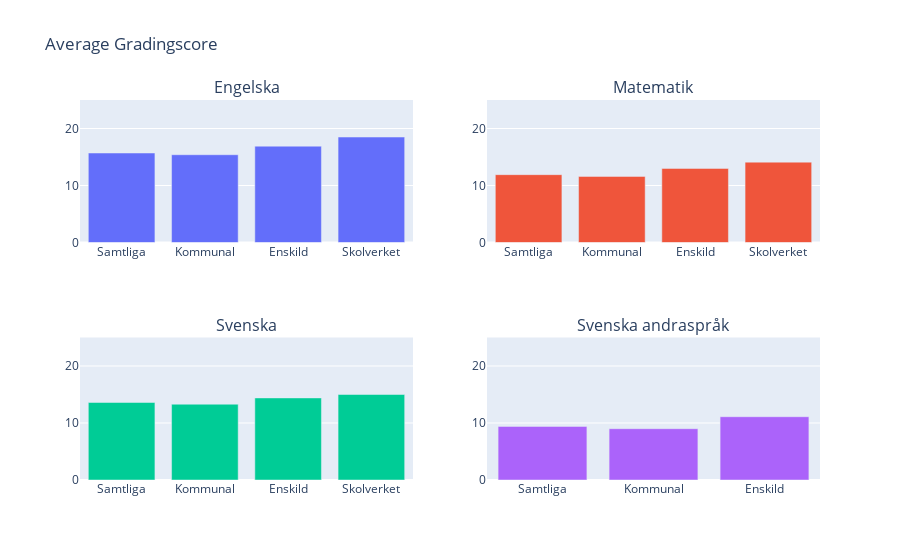

The notebook cell this image was saved under:
### Code cell
import plotly.graph_objs as go
from plotly.subplots import make_subplots
import pandas as pd


fig = make_subplots(rows=2, cols=2, subplot_titles=(
    "Engelska", "Matematik", "Svenska", "Svenska andraspråk"))


fig.add_trace(
    go.Bar(x=dfR1_eng["Huvudman"],
           y=dfR1_eng["Totalt (Poäng)"], name="Engelska"),
    row=1, col=1
)

fig.add_trace(
    go.Bar(x=dfR1_mat["Huvudman"],
           y=dfR1_mat["Totalt (Poäng)"], name="Matematik"),
    row=1, col=2
)

fig.add_trace(
    go.Bar(x=dfR1_sve["Huvudman"],
           y=dfR1_sve["Totalt (Poäng)"], name="Svenska"),
    row=2, col=1
)

fig.add_trace(
    go.Bar(
        x=dfR1_sve_and["Huvudman"][:-1],  
        y=dfR1_sve_and["Totalt (Poäng)"][:-1], 
        name="Svenska andraspråk"
    ),
    row=2, col=2
)


fig.write_image("Visualiseringar/d)Subplots.png", scale=3)
fig.update_layout(showlegend=False, title_text="Average Gradingscore")
fig.update_yaxes(range=[0, 25]) 


fig.show()

### Figure 1 — Plotly figure (JSON) as saved in the notebook; plotly's stock layout.template omitted (floating-point values rounded to 4 significant figures)
{"data": [{"name": "Engelska", "type": "bar", "x": ["Samtliga", "Kommunal", "Enskild", "Skolverket"], "xaxis": "x", "y": [15.7, 15.4, 16.9, 18.5], "yaxis": "y"}, {"name": "Matematik", "type": "bar", "x": ["Samtliga", "Kommunal", "Enskild", "Skolverket"], "xaxis": "x2", "y": [11.9, 11.6, 13, 14.1], "yaxis": "y2"}, {"name": "Svenska", "type": "bar", "x": ["Samtliga", "Kommunal", "Enskild", "Skolverket"], "xaxis": "x3", "y": [13.6, 13.3, 14.4, 15], "yaxis": "y3"}, {"name": "Svenska andraspråk", "type": "bar", "x": ["Samtliga", "Kommunal", "Enskild"], "xaxis": "x4", "y": [9.4, 9, 11.1], "yaxis": "y4"}], "layout": {"annotations": [{"font": {"size": 16}, "showarrow": false, "text": "Engelska", "x": 0.225, "xanchor": "center", "xref": "paper", "y": 1, "yanchor": "bottom", "yref": "paper"}, {"font": {"size": 16}, "showarrow": false, "text": "Matematik", "x": 0.775, "xanchor": "center", "xref": "paper", "y": 1, "yanchor": "bottom", "yref": "paper"}, {"font": {"size": 16}, "showarrow": false, "text": "Svenska", "x": 0.225, "xanchor": "center", "xref": "paper", "y": 0.375, "yanchor": "bottom", "yref": "paper"}, {"font": {"size": 16}, "showarrow": false, "text": "Svenska andraspråk", "x": 0.775, "xanchor": "center", "xref": "paper", "y": 0.375, "yanchor": "bottom", "yref": "paper"}], "showlegend": false, "title": {"text": "Average Gradingscore"}, "xaxis": {"anchor": "y", "domain": [0, 0.45]}, "xaxis2": {"anchor": "y2", "domain": [0.55, 1]}, "xaxis3": {"anchor": "y3", "domain": [0, 0.45]}, "xaxis4": {"anchor": "y4", "domain": [0.55, 1]}, "yaxis": {"anchor": "x", "domain": [0.625, 1], "range": [0, 25]}, "yaxis2": {"anchor": "x2", "domain": [0.625, 1], "range": [0, 25]}, "yaxis3": {"anchor": "x3", "domain": [0, 0.375], "range": [0, 25]}, "yaxis4": {"anchor": "x4", "domain": [0, 0.375], "range": [0, 25]}}}
